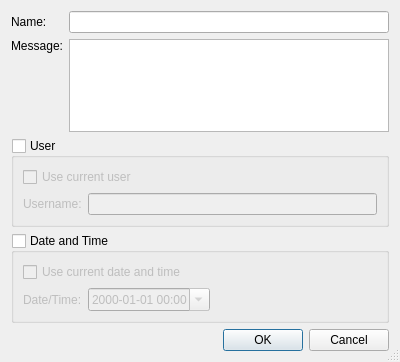
<?xml version="1.0" encoding="UTF-8"?>
<ui version="4.0">
 <class>HgQueuesNewPatchDialog</class>
 <widget class="QDialog" name="HgQueuesNewPatchDialog">
  <property name="geometry">
   <rect>
    <x>0</x>
    <y>0</y>
    <width>400</width>
    <height>362</height>
   </rect>
  </property>
  <property name="windowTitle">
   <string>New Patch</string>
  </property>
  <property name="sizeGripEnabled">
   <bool>true</bool>
  </property>
  <layout class="QGridLayout" name="gridLayout_3">
   <item row="0" column="0">
    <widget class="QLabel" name="nameLabel">
     <property name="text">
      <string>Name:</string>
     </property>
    </widget>
   </item>
   <item row="0" column="1">
    <widget class="QLineEdit" name="nameEdit">
     <property name="toolTip">
      <string>Enter the patch name</string>
     </property>
    </widget>
   </item>
   <item row="1" column="0">
    <widget class="QLabel" name="label_2">
     <property name="text">
      <string>Message:</string>
     </property>
     <property name="alignment">
      <set>Qt::AlignLeading|Qt::AlignLeft|Qt::AlignTop</set>
     </property>
    </widget>
   </item>
   <item row="1" column="1">
    <widget class="EricSpellCheckedPlainTextEdit" name="messageEdit">
     <property name="toolTip">
      <string>Enter the commit message for the patch</string>
     </property>
     <property name="tabChangesFocus">
      <bool>true</bool>
     </property>
    </widget>
   </item>
   <item row="2" column="0" colspan="2">
    <widget class="QGroupBox" name="userGroup">
     <property name="toolTip">
      <string>Select to give user information</string>
     </property>
     <property name="title">
      <string>User</string>
     </property>
     <property name="checkable">
      <bool>true</bool>
     </property>
     <property name="checked">
      <bool>false</bool>
     </property>
     <layout class="QGridLayout" name="gridLayout">
      <item row="0" column="0" colspan="2">
       <widget class="QCheckBox" name="currentUserCheckBox">
        <property name="toolTip">
         <string>Select to use the name of the current user</string>
        </property>
        <property name="text">
         <string>Use current user</string>
        </property>
       </widget>
      </item>
      <item row="1" column="0">
       <widget class="QLabel" name="label_3">
        <property name="text">
         <string>Username:</string>
        </property>
       </widget>
      </item>
      <item row="1" column="1">
       <widget class="QLineEdit" name="userEdit">
        <property name="toolTip">
         <string>Enter the user name to be used for the patch</string>
        </property>
       </widget>
      </item>
     </layout>
    </widget>
   </item>
   <item row="3" column="0" colspan="2">
    <widget class="QGroupBox" name="dateGroup">
     <property name="toolTip">
      <string>Select to give date and time information</string>
     </property>
     <property name="title">
      <string>Date and Time</string>
     </property>
     <property name="checkable">
      <bool>true</bool>
     </property>
     <property name="checked">
      <bool>false</bool>
     </property>
     <layout class="QGridLayout" name="gridLayout_2">
      <item row="0" column="0" colspan="3">
       <widget class="QCheckBox" name="currentDateCheckBox">
        <property name="toolTip">
         <string>Select to use the current date and time</string>
        </property>
        <property name="text">
         <string>Use current date and time</string>
        </property>
       </widget>
      </item>
      <item row="1" column="0">
       <widget class="QLabel" name="label_4">
        <property name="text">
         <string>Date/Time:</string>
        </property>
       </widget>
      </item>
      <item row="1" column="1">
       <widget class="QDateTimeEdit" name="dateTimeEdit">
        <property name="toolTip">
         <string>Enter the date and time to be used for the patch</string>
        </property>
        <property name="displayFormat">
         <string notr="true">yyyy-MM-dd hh:mm</string>
        </property>
        <property name="calendarPopup">
         <bool>true</bool>
        </property>
       </widget>
      </item>
      <item row="1" column="2">
       <spacer name="horizontalSpacer">
        <property name="orientation">
         <enum>Qt::Horizontal</enum>
        </property>
        <property name="sizeHint" stdset="0">
         <size>
          <width>241</width>
          <height>20</height>
         </size>
        </property>
       </spacer>
      </item>
     </layout>
    </widget>
   </item>
   <item row="4" column="0" colspan="2">
    <widget class="QDialogButtonBox" name="buttonBox">
     <property name="standardButtons">
      <set>QDialogButtonBox::Cancel|QDialogButtonBox::Ok</set>
     </property>
    </widget>
   </item>
  </layout>
 </widget>
 <customwidgets>
  <customwidget>
   <class>EricSpellCheckedPlainTextEdit</class>
   <extends>QPlainTextEdit</extends>
   <header>EricWidgets/EricSpellCheckedTextEdit.h</header>
  </customwidget>
 </customwidgets>
 <tabstops>
  <tabstop>nameEdit</tabstop>
  <tabstop>messageEdit</tabstop>
  <tabstop>userGroup</tabstop>
  <tabstop>currentUserCheckBox</tabstop>
  <tabstop>userEdit</tabstop>
  <tabstop>dateGroup</tabstop>
  <tabstop>currentDateCheckBox</tabstop>
  <tabstop>dateTimeEdit</tabstop>
  <tabstop>buttonBox</tabstop>
 </tabstops>
 <resources/>
 <connections>
  <connection>
   <sender>buttonBox</sender>
   <signal>accepted()</signal>
   <receiver>HgQueuesNewPatchDialog</receiver>
   <slot>accept()</slot>
   <hints>
    <hint type="sourcelabel">
     <x>119</x>
     <y>333</y>
    </hint>
    <hint type="destinationlabel">
     <x>14</x>
     <y>333</y>
    </hint>
   </hints>
  </connection>
  <connection>
   <sender>buttonBox</sender>
   <signal>rejected()</signal>
   <receiver>HgQueuesNewPatchDialog</receiver>
   <slot>reject()</slot>
   <hints>
    <hint type="sourcelabel">
     <x>166</x>
     <y>352</y>
    </hint>
    <hint type="destinationlabel">
     <x>45</x>
     <y>326</y>
    </hint>
   </hints>
  </connection>
  <connection>
   <sender>currentUserCheckBox</sender>
   <signal>toggled(bool)</signal>
   <receiver>userEdit</receiver>
   <slot>setDisabled(bool)</slot>
   <hints>
    <hint type="sourcelabel">
     <x>50</x>
     <y>184</y>
    </hint>
    <hint type="destinationlabel">
     <x>98</x>
     <y>208</y>
    </hint>
   </hints>
  </connection>
  <connection>
   <sender>currentUserCheckBox</sender>
   <signal>toggled(bool)</signal>
   <receiver>label_3</receiver>
   <slot>setDisabled(bool)</slot>
   <hints>
    <hint type="sourcelabel">
     <x>22</x>
     <y>182</y>
    </hint>
    <hint type="destinationlabel">
     <x>23</x>
     <y>204</y>
    </hint>
   </hints>
  </connection>
  <connection>
   <sender>currentDateCheckBox</sender>
   <signal>toggled(bool)</signal>
   <receiver>label_4</receiver>
   <slot>setDisabled(bool)</slot>
   <hints>
    <hint type="sourcelabel">
     <x>36</x>
     <y>271</y>
    </hint>
    <hint type="destinationlabel">
     <x>20</x>
     <y>297</y>
    </hint>
   </hints>
  </connection>
  <connection>
   <sender>currentDateCheckBox</sender>
   <signal>toggled(bool)</signal>
   <receiver>dateTimeEdit</receiver>
   <slot>setDisabled(bool)</slot>
   <hints>
    <hint type="sourcelabel">
     <x>146</x>
     <y>266</y>
    </hint>
    <hint type="destinationlabel">
     <x>145</x>
     <y>290</y>
    </hint>
   </hints>
  </connection>
 </connections>
</ui>
